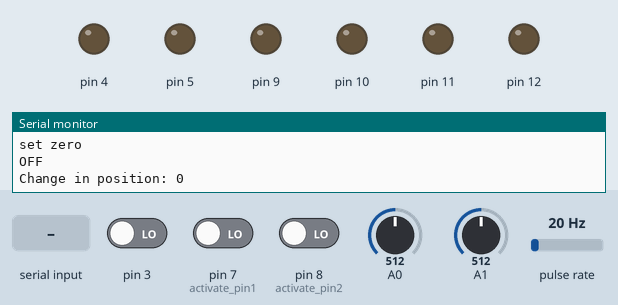
Bench run of a sketch on a simulated Arduino Nano, built with avr-gcc and run on an emulated ATmega328P. On the bench: output pins drawn as LEDs (lit = HIGH), the last lines printed to the serial monitor. Wiring (inferred from the names in the program): pulse sensor: data pin 2. The test bench sets the inputs (shaded band); at power-on: pin 7 (activate_pin1) LOW, pin 8 (activate_pin2) LOW, pulse rate 20 Hz, pin 3 LOW, A0 = 512, A1 = 512.

Above: at 1.2 s.
1.3 s: pin 7 (activate_pin1) driven HIGH
At 2.7 s:
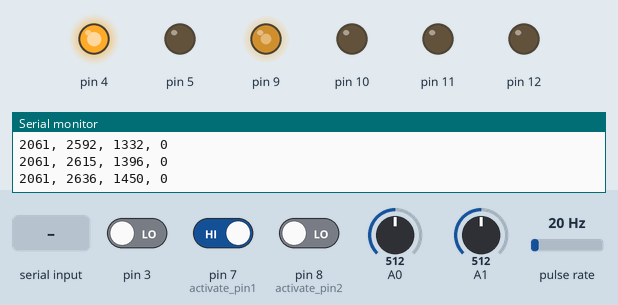
4.3 s: "q" received over Serial
At 5.0 s:
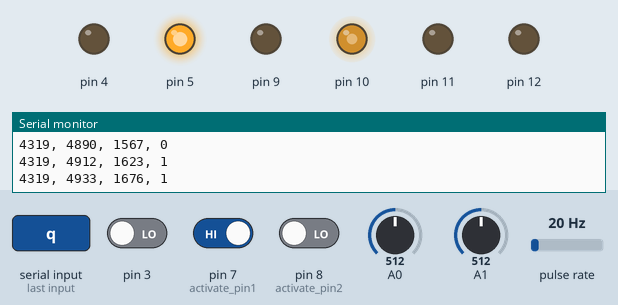
7.3 s: pin 8 (activate_pin2) driven HIGH
At 10.02 s:
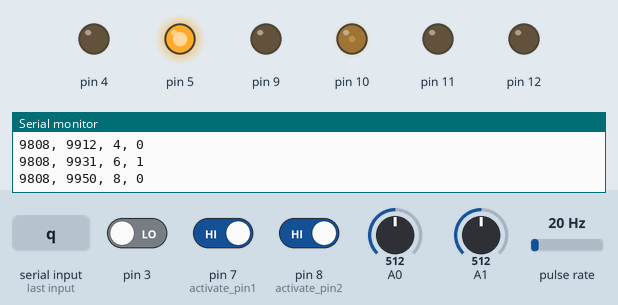
10.3 s: "s" received over Serial
At 10.97 s:
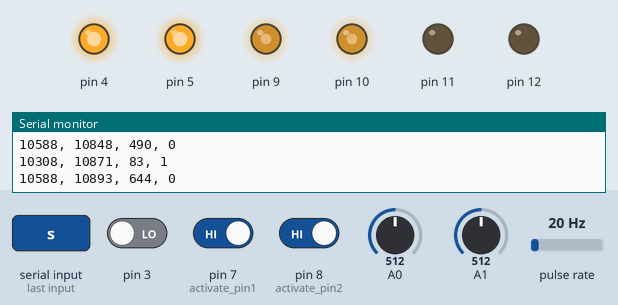
13.3 s: pulse rate (sensor on pin 2) set to 4 Hz
16.3 s: pin 3 driven HIGH
Timing chart, 0 to 20.3 s (numbered marks = the images above; inputs shaded):
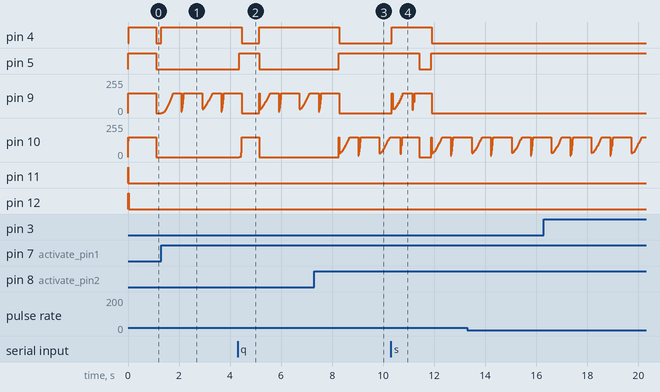

The sketch:

a_star_dual_micro_motor_code.ino
```cpp
#include "dc_motor.h"
#include "stapler.h"

// BE SURE TO SET THE CORRECT INTERRUPT CORRESPONDING TO THE DIGITAL PIN OF THE ENCODER
#define encA1_int 0
#define encB1_int 1
#define encA2_int 2
#define encB2_int 3

// 11 and 12 are dummy pins that aren't actually used
DCMotor *motor1 = new DCMotor(5, 11, 10, A1, 3, 2, 6); //dir_pin1, dir_pin2, pwm_pin, current_sense_pin, encA_pin, encB_pin, counts_per_revolution
DCMotor *motor2 = new DCMotor(4, 12, 9, A0, 1, 0, 6);
// CW = NEGATIVE
// Drive values < 0 --> piston moves down, encoder decrements
// Drive values > 0 --> piston moves up, encoder increments

// stapler 1 is left
// stapler 2 is right
//Stapler *stapler1 = new Stapler(&motor1, 1725);
//Stapler *stapler2 = new Stapler(&motor2, 1700);
Stapler *stapler1 = new Stapler(&motor1, 1850);
Stapler *stapler2 = new Stapler(&motor2, 1700);


byte state = 0;
const byte startup = 1;
const byte up = 2;
const byte down = 3;
const byte off = 0;

const byte activate_pin1 = 7;
const byte activate_pin2 = 8;
const byte led_pin = 13;

boolean which_stapler;
boolean trig_stapler = 0, last_trig_stapler;
boolean not_triggered = true;

long tstart = 0;

int pos = 0;

void setup() {
  Serial.begin(9600);

  attachInterrupt(encA1_int, encA1trig, CHANGE);
  attachInterrupt(encA2_int, encA2trig, CHANGE);

  pinMode(activate_pin1, INPUT);
  pinMode(activate_pin2, INPUT);

  motor1->init();
  motor1->setCurrentLimit(0.1); // amps
  motor1->setPWMLimit(150); // given nominal 6v motor with 6V power supply
  motor1->setPolarity(1);
  motor1->setEncPolarity(0);

  motor2->init();
  motor2->setCurrentLimit(0.1); // amps
  motor2->setPWMLimit(150); // given nominal 6v motor with 6V power supply
  motor2->setPolarity(1);
  motor2->setEncPolarity(1);

  stapler1->startup();
  stapler2->startup();
}

void loop() {

  if (Serial.available() > 0) {
    byte inByte = Serial.read();
    if (inByte == 'q') {
      stapler1->up();
    } else if (inByte == 'a') {
      stapler1->down();
    } else if (inByte == '1') {
      stapler1->startup();
    } else if (inByte == 'z') {
      stapler1->off();
    }

    if (inByte == 'w') {
      stapler2->up();
    } else if (inByte == 's') {
      stapler2->down();
    } else if (inByte == '2') {
      stapler2->startup();
    } else if (inByte == 'x') {
      stapler2->off();
    }
  }

  which_stapler = digitalRead(activate_pin2);
  trig_stapler = digitalRead(activate_pin1);

  if (trig_stapler && not_triggered) {
    Serial.println("triggered!");
    not_triggered = false;
    if (which_stapler) {
      stapler1->down();
      Serial.println("stapler 1");
    } else {
      stapler2->down();
      Serial.println("stapler 2");
    }
  }

  stapler1->update();
  stapler2->update();
  if ((stapler2->getState() == 0) && (stapler1->getState() == 0)) { not_triggered = true; }
}

void encA1trig() {
  motor1->interruptRoutineA();
}

void encA2trig() {
  motor2->interruptRoutineA();
}
```

dc_motor.cpp
```cpp
// DCMotor class
// derived from Amanda Ghassaei's DCMotorCode project:
// https://github.com/amandaghassaei/DCMotorCode

#include "DC_motor.h"
#include <avr/io.h>

DCMotor::DCMotor(byte dir_pin1, byte dir_pin2, byte pwm_pin, byte current_sense_pin, byte encA_pin, byte encB_pin, int counts_per_revolution)
{
  _dir_pin1 = dir_pin1;
  _dir_pin2 = dir_pin2;
  _pwm_pin = pwm_pin;
  _current_sense_pin = current_sense_pin;
  _encA_pin = encA_pin;
  _encB_pin = encB_pin;
  _enc_trig_flag = false;
  _force_sense_pin = A7;

  _position = 0;
  _desired_position = _position;

  _desired_force = 0;

  _velocity = 0;
  _dir = 1;
  _desired_velocity = _velocity;
  _delta_T = 0;
  _counts_per_revolution = counts_per_revolution;

  _current = 0;
  _current_sensitivity = 0.009775; //A / ADC Val  //140mV/A
  _desired_current = int(0.5/_current_sensitivity);

  _currentFilter = new LPFilter();
  _f_cs_smoothing = 2.5; //Hz

  _pwmFilter = new LPFilter();
  _f_pwm_smoothing = 10000; //Hz

  _velocityFilter = new LPFilter();
  _f_vel_smoothing = 10; //Hz

  _polarity = 0;
  _enc_polarity = 1;

  // velocity control gains
//  _k_p = 1.2;
//  _k_i = 0.8;
//  _k_d = 0;

  //position control gains
//  _k_p = 5.;
//  _k_i = 0.5;
//  _k_d = 0;

//  _k_p = 0.;
//  _k_i = 0.0;
//  _k_d = 500.;

  _k_p = 0.0;
  _k_i = 0.0;
  _k_d = 0.0;
}

void DCMotor::init()
{
  pinMode(_dir_pin1, OUTPUT);
  pinMode(_dir_pin2, OUTPUT);
  pinMode(_pwm_pin, OUTPUT);
  pinMode(_current_sense_pin, INPUT);
  pinMode(_encA_pin, INPUT);
  pinMode(_encB_pin, INPUT);

  _t_enc_triggered = micros();
  _last_t_enc_triggered = _t_enc_triggered;

  _currentFilter->init(_f_cs_smoothing, this->_measureCurrent());
  _pwmFilter->init(_f_pwm_smoothing, 0);
  _velocityFilter->init(_f_vel_smoothing, 0);
}

void DCMotor::setCurrentLimit(float current_limit)
{
  _current_limit = current_limit/_current_sensitivity;
}

void DCMotor::setPWMLimit(int max_pwm)
{
  _max_pwm = max_pwm;
}

void DCMotor::setPIDGains(float p, float i, float d)
{
  _k_p = p;
  _k_i = i;
  _k_d = d;
}

float DCMotor::_measureCurrent()
{
  return _currentFilter->step(analogRead(_current_sense_pin));
}

long DCMotor::getPosition()
{
  return _position;
}

float DCMotor::getCurrent()
{
  return _measureCurrent();
}

int DCMotor::measureForce()
{
  return analogRead(_force_sense_pin);
}

void DCMotor::setControlType(byte control_type)
{
  // 0 = current
  // 1 = position
  _control_type = control_type;
}

void DCMotor::update()
{
  switch (_control_type) {
    case 0:
      this->_currentControl();
    break;
    case 1:
      this->_positionControl();
    break;
  }
}

void DCMotor::updateCurrentControl()
{
//  this->_velocityControl();
//  this->_positionControl();
//  this->_forceControl();
  this->_currentControl();
}

void DCMotor::updatePositionControl()
{
//  this->_velocityControl();
  this->_positionControl();
//  this->_forceControl();
//  this->_currentControl();
}

void DCMotor::_velocityControl()
{
  calculateVelocity();
  _last_error = _error;
  _error = _desired_velocity-_velocity;
  _delta_error = _error-_last_error;
  _sum_error += _error;
  _sum_error = constrain(_sum_error, -100, 100);
  float pwr = _pwmFilter->step(_k_p * _error + _k_i * _sum_error + _k_d * _delta_error);
  if (_desired_velocity >= 0) { pwr = constrain(pwr,0,255); }
  else { pwr = constrain(pwr,-255,0); }
  Serial.print(", ");
  Serial.print(pwr);
  drive(int(pwr));
}

void DCMotor::_positionControl()
{
  _last_error = _error;
  _error = _desired_position-_position;
  _delta_error = _error-_last_error;
  _sum_error += _error;
  _sum_error = constrain(_sum_error, -1000, 1000);
  int pwr = _pwmFilter->step(int(_k_p * _error + _k_i * _sum_error + _k_d * _delta_error));
  Serial.print(", ");
  Serial.print(_position);
//  Serial.print(_desired_position);
//  Serial.print(", ");
//  Serial.print(pwr);
  drive(pwr);
}

void DCMotor::_forceControl()
{
  _last_error = _error;
  _error = _desired_force-measureForce();
  _delta_error = _error-_last_error;
  _sum_error += _error;
  _sum_error = constrain(_sum_error, -100, 100);
  int pwr = _pwmFilter->step(int(_k_p * _error + _k_i * _sum_error + _k_d * _delta_error));
  Serial.print(", ");
  Serial.print(_error);
  Serial.print(", ");
  Serial.print(pwr);
  drive(pwr);
}

void DCMotor::_currentControl()
{
  if (_desired_current > 0) {
    _current = _measureCurrent();
  } else {
    _current = -_measureCurrent();
  }
  _error = _desired_current - _current;
  _sum_error += _error;
  _sum_error = constrain(_sum_error, -100, 100);
  int pwr = int(_k_p * _error);
  Serial.print(_position);
  Serial.print(", ");
  Serial.print(pwr);
  drive(pwr);
}

void DCMotor::setDesiredVelocity(float desired_velocity)
{
  _desired_velocity = desired_velocity;
}

void DCMotor::setDesiredPosition(long desired_position)
{
  _desired_position = desired_position;
}

void DCMotor::setDesiredForce(int desired_force)
{
  _desired_force = desired_force;
}

void DCMotor::setDesiredCurrent(float desired_current)
{
  _desired_current = int(desired_current/_current_sensitivity);
}

void DCMotor::setPolarity(int8_t polarity)
{
  _polarity = polarity;
}

void DCMotor::setEncPolarity(int8_t enc_polarity)
{
  _enc_polarity = enc_polarity;
}

void DCMotor::setZero()
{
  _position = 0;
}

void DCMotor::drive(int power)
{
  if (_sgn(power) < 0) {
    if (!_polarity) {
      digitalWrite(_dir_pin1, HIGH);
      digitalWrite(_dir_pin2, LOW);
    } else {
      digitalWrite(_dir_pin1, LOW);
      digitalWrite(_dir_pin2, HIGH);
    }
  } else if (_sgn(power) > 0) {
    if (!_polarity) {
      digitalWrite(_dir_pin1, LOW);
      digitalWrite(_dir_pin2, HIGH);
    } else {
      digitalWrite(_dir_pin1, HIGH);
      digitalWrite(_dir_pin2, LOW);
    }
  } else {
    // if power = 0, coast
    digitalWrite(_dir_pin1, LOW);
    digitalWrite(_dir_pin2, LOW);
  }
  uint8_t pwr = constrain(abs(power),0,_max_pwm);
  analogWrite(_pwm_pin, pwr);
}

float DCMotor::calculateVelocity()
{
  // TO DO: add timeout for velocity = 0?
//  if (_enc_trig_flag) {
//    // encoder triggered
//    _delta_T = _t_enc_triggered-_last_t_enc_triggered;
//    if (_delta_T > 0) _velocity = 1000000/_delta_T; // counts/sec
//    _enc_trig_flag = false;
//    _last_trig = millis();
//  } else {
//    // no encoder tick, are we stopped?
//    if (millis()-_last_trig > 100) { // 100 --> mininum measurable speed = 10 counts/sec
//      _velocity = 0;
//    }
//  }

  // DELTA_POS METHOD
  _time = micros();
  _delta_T = _time-_last_time;
  _last_time = _time;

  _delta_pos = _position-_last_position;
  _last_position = _position;

  _velocity = _velocityFilter->step(_delta_pos*1000000/_delta_T);

  // DELTA_T METHOD
//  _delta_T = _t_enc_triggered-_last_t_enc_triggered;
//  if (_delta_T > 0) _velocity = 1000000/_delta_T; // counts/sec
//  _velocity = constrain(_velocity,0,3200); // determined experimentally by spinnning motor at full power
  // max no load velocity = 3000.00 @ 6V, 255 pwm (about .145A current drawn from power supply)
  // = 5800 rpm
  // 32 counts/rev
//  if (_dir < 0) _velocity*=_dir;

  return _velocity;
}

void DCMotor::interruptRoutineA()
{
//  if (PIND & (1 << PORTD0)) {
//    if (!(PIND & (1 << PORTD1))) {
//      _position++;
//     _dir = 1;
//    }
//    else {
//      _position--;
//      _dir = -1;
//    }
//  } else {
//    if (!(PIND & (1 << PORTD1))) {
//      _position--;
//      _dir = -1;
//    }
//    else {
//      _position++;
//      _dir = 1;
//    }
//  }
  if (_enc_polarity) {
    if (digitalRead(_encA_pin)) {
      if (!digitalRead(_encB_pin)) {
        _position++;
       _dir = 1;
      }
      else {
        _position--;
        _dir = -1;
      }
    } else {
      if (!digitalRead(_encB_pin)) {
        _position--;
        _dir = -1;
      }
      else {
        _position++;
        _dir = 1;
      }
    }
  } else {
    if (digitalRead(_encA_pin)) {
      if (!digitalRead(_encB_pin)) {
        _position--;
       _dir = 1;
      }
      else {
        _position++;
        _dir = -1;
      }
    } else {
      if (!digitalRead(_encB_pin)) {
        _position++;
        _dir = -1;
      }
      else {
        _position--;
        _dir = 1;
      }
    }
  }

  _last_t_enc_triggered = _t_enc_triggered;
  _t_enc_triggered = micros();
  _enc_trig_flag = true;
}

void DCMotor::interruptRoutineB()
{
  // todo: figure out gray code for properly incrementing position after being triggered by encB
  _last_t_enc_triggered = _t_enc_triggered;
  _t_enc_triggered = micros();
  _enc_trig_flag = true;
}

int8_t DCMotor::_sgn(int val) {
  if (val < 0) return -1;
  if (val==0) return 0;
  return 1;
}
```

dc_motor.h
```cpp
// (licence header left out)
#ifndef dc_motor_h
#define dc_motor_h

#if (ARDUINO >= 100)
 #include "Arduino.h"
#else
 #include <avr/io.h>
 #include "WProgram.h"
#endif

#include "low_pass_filter.h"


class DCMotor
{
  public:
    DCMotor(byte dir_pin1, byte dir_pin2, byte pwm_pin, byte current_sense_pin, byte encA_pin, byte encB_pin, int counts_per_revolution);
    void init();
    void setCurrentLimit(float current_limit);
    void setPWMLimit(int max_pwm);
    void drive(int power);
    float calculateVelocity();
    void update(), updatePositionControl(), updateCurrentControl();
    void interruptRoutineA();
    void interruptRoutineB();
    void setPolarity(int8_t polarity);
    void setEncPolarity(int8_t enc_polarity);
    void setPIDGains(float p, float i, float d);
    void setDesiredVelocity(float desired_velocity);
    void setDesiredPosition(long desired_position);
    void setDesiredForce(int desired_force);
    void setDesiredCurrent(float desired_current);
    void setControlType(byte control_type);
    void setZero();
    long getPosition();
    float getCurrent();
    int measureForce();
  private:
    byte _dir_pin1, _dir_pin2, _pwm_pin, _current_sense_pin, _encA_pin, _encB_pin, _force_sense_pin;
    float _measureCurrent();
    volatile long _position;
    long _desired_position;
    int _desired_force;
    float _velocity, _desired_velocity;
    int _current, _current_limit, _desired_current; // current values are in analog read integers
    float _current_sensitivity;
    void _velocityControl(), _positionControl(), _forceControl(), _currentControl();
    unsigned volatile long _t_enc_triggered;
    int _max_pwm;
    long _delta_T, _last_t_enc_triggered;
    int  _counts_per_revolution;
    LPFilter *_currentFilter, *_pwmFilter, *_velocityFilter;
    float _f_cs_smoothing, _f_pwm_smoothing, _f_vel_smoothing;
    int8_t _sgn(int val);
    int8_t _polarity, _enc_polarity;
    float _k_p, _k_i, _k_d;
    float _error, _sum_error, _last_error, _delta_error;
    volatile boolean _enc_trig_flag;
    int _last_trig;
    int8_t _dir;
    long _last_time, _time;
    long _last_position, _delta_pos;
    byte _control_type;
};

#endif
```

low_pass_filter.cpp
```cpp
// (licence header left out)
// #include "WProgram.h"
#include "low_pass_filter.h"

LPFilter::LPFilter()
{
}

void LPFilter::init(float fbreak, float y_init)
{
	time = 0;
	dt = 0;
	y = y_init;
	_w = 2*3.1415926*fbreak;
}

float LPFilter::step(float u)
{
	dt = millis()-time;
	time = millis();
	y = (_w*u*dt/1000+y)/(1+_w*dt/1000);
}
```

low_pass_filter.h
```cpp
// (licence header left out)
#ifndef low_pass_filter_h
#define low_pass_filter_h

#if (ARDUINO >= 100)
 #include "Arduino.h"
#else
 #include <avr/io.h>
 #include "WProgram.h"
#endif

class LPFilter
{
	public:
		LPFilter();
		void init(float fbreak, float y_init=0);
		float step(float u);
		float y;
		unsigned long dt;
		unsigned long time;
	private:
		float _w;
};

#endif
```

stapler.h
```cpp
#include "dc_motor.h"

#ifndef stapler_h
#define stapler_h

class Stapler
{
  public:
    Stapler(DCMotor **motor, int encoder_counts_per_stroke);
//    void attachMotor(DCMotor *motor);
    void startup();
    void up();
    void down();
    void off();
    void push();
    void update();
    void moveFromAtoB(int a, int b, long tstart, long tend);
    int getState();
  private:
    DCMotor *_motor;
    byte _state, _off, _up, _down, _startup, _push;
    long _tstart;
    int _encoder_counts_per_stroke;
    int _dt_down, _dt_up;
    int _start_pos;
    int _delPos;
};

#endif
```

Source omitted: stapler.cpp (4094 bytes)

Measured:
- after the input at 1.3 s, pin 4: LOW → HIGH at once
- after the input at 4.3 s, pin 4: HIGH → LOW after 0.16 s, → HIGH 0.68 s later; pin 5: LOW → HIGH after 0.07 s, → LOW 0.77 s later; pin 10: 0/255 → 1/255 after 0.07 s, → 150/255 0.07 s later, → 0/255 0.70 s later
- after the input at 10.3 s, pin 4: LOW → HIGH at once, → LOW 1.6 s later; pin 5: HIGH → LOW after 1.1 s, → HIGH 0.47 s later; pin 9: ramps from 0/255 to 150/255 and jumps back, once every 0.76 s
